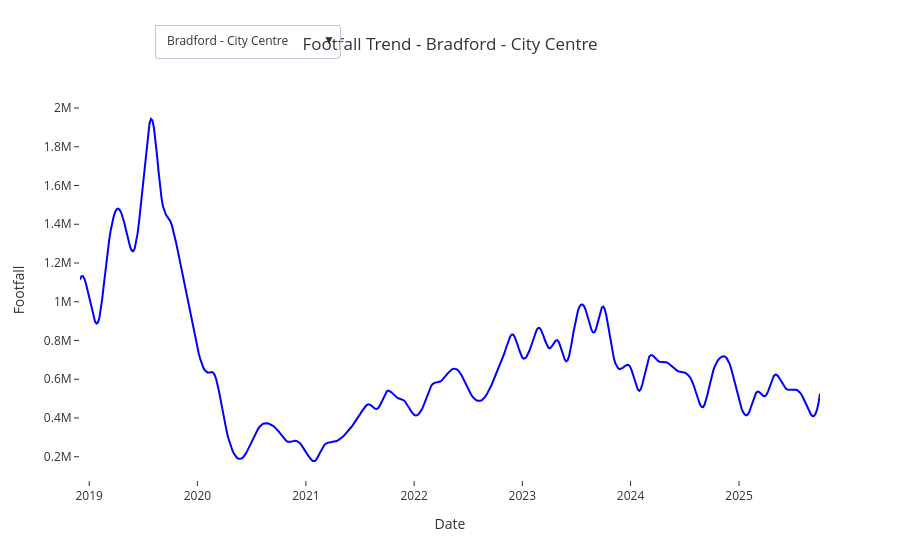

Notebook code for this chart:
### Markdown cell above
Smooth trend line

### Code cell
#Smooth Spline Curve
#Plot interactive line graph of footfall in Met Office Bradford wider region throughout time
import plotly.express as px
from scipy.interpolate import make_interp_spline
import plotly.graph_objects as go

#Isolate regions
regions = footfall['centre_name'].unique()

#Create initial figure
fig_BradFF = go.Figure()
buttons = []

#Loop through each region
for i, region in enumerate(regions):
    df_region = footfall[footfall['centre_name'] == region].sort_values('datestamp')

    #Data prep
    x = df_region['datestamp']
    y = df_region['estimated_actual_footfall_rolling']

    #Create smoothed line with interpolation
    x_numeric = np.arange(len(x))
    X_Y_Spline = make_interp_spline(x_numeric, y)
    X_ = np.linspace(x_numeric.min(), x_numeric.max(), 500)
    Y_ = X_Y_Spline(X_)

    #Convert the dates back to show timeframe
    x_seconds = np.array([dt.timestamp() for dt in x])
    X_dates_seconds = np.interp(X_, x_numeric, x_seconds)
    X_dates = pd.to_datetime(X_dates_seconds, unit='s')
    
    #Add traces for this variable
    fig_BradFF.add_trace(
        go.Scatter(
            x= X_dates,
            y= Y_,
            mode='lines',
            line= dict(color='blue', width=2, dash='solid'),
            name= region,
            visible= (i==0), #only first is visible initially
            hovertemplate= '📅 %{x|%Y-%m-%d}<br> 👣Footfall: %{y:.1f}')
        )

#Add buttons for dropdown menu
for i, region in enumerate(regions):
    visible_array = [False] * len(regions)
    visible_array[i] = True
    buttons.append(dict(
        label=region,
        method='update',
        args=[{'visible': visible_array},
            {'title': f'Footfall Trend - {region}'}]
    ))

#Add dropdown and choose layout
fig_BradFF.update_layout(
    updatemenus=[dict(
        active=0,
        buttons=buttons,
        x= 0.1,
        y=1.2,
        xanchor= 'left',
        yanchor= 'top'
    )],
    title= f'Footfall Trend - {regions[0]}',
    xaxis_title='Date',
    yaxis_title='Footfall',
    template= 'ggplot2',
    plot_bgcolor='rgba(0,0,0,0)',
    paper_bgcolor='rgba(0,0,0,0)',
)
    
fig_BradFF.show()

### Figure 1 — Plotly figure (JSON) as saved in the notebook; plotly's stock layout.template omitted (floating-point values rounded to 4 significant figures; data arrays with more than 128 entries replaced by an {"elided": "..."} marker saying what was removed)
{"data": [{"hovertemplate": "📅 %{x|%Y-%m-%d}<br> 👣Footfall: %{y:.1f}", "line": {"color": "blue", "dash": "solid", "width": 2}, "mode": "lines", "name": "Bradford - City Centre", "type": "scatter", "visible": true, "x": {"elided": "500 str values"}, "y": {"elided": "500 float values"}}, {"hovertemplate": "📅 %{x|%Y-%m-%d}<br> 👣Footfall: %{y:.1f}", "line": {"color": "blue", "dash": "solid", "width": 2}, "mode": "lines", "name": "Bradford - Penistone Hill", "type": "scatter", "visible": false, "x": {"elided": "500 str values"}, "y": {"elided": "500 float values"}}, {"hovertemplate": "📅 %{x|%Y-%m-%d}<br> 👣Footfall: %{y:.1f}", "line": {"color": "blue", "dash": "solid", "width": 2}, "mode": "lines", "name": "Cliffe Castle Park - BD20 6", "type": "scatter", "visible": false, "x": {"elided": "500 str values"}, "y": {"elided": "500 float values"}}, {"hovertemplate": "📅 %{x|%Y-%m-%d}<br> 👣Footfall: %{y:.1f}", "line": {"color": "blue", "dash": "solid", "width": 2}, "mode": "lines", "name": "Lister Park - BD9 4", "type": "scatter", "visible": false, "x": {"elided": "500 str values"}, "y": {"elided": "500 float values"}}, {"hovertemplate": "📅 %{x|%Y-%m-%d}<br> 👣Footfall: %{y:.1f}", "line": {"color": "blue", "dash": "solid", "width": 2}, "mode": "lines", "name": "Wibsey Park - BD6 3", "type": "scatter", "visible": false, "x": {"elided": "500 str values"}, "y": {"elided": "500 float values"}}, {"hovertemplate": "📅 %{x|%Y-%m-%d}<br> 👣Footfall: %{y:.1f}", "line": {"color": "blue", "dash": "solid", "width": 2}, "mode": "lines", "name": "Bradford BID", "type": "scatter", "visible": false, "x": {"elided": "500 str values"}, "y": {"elided": "500 float values"}}, {"hovertemplate": "📅 %{x|%Y-%m-%d}<br> 👣Footfall: %{y:.1f}", "line": {"color": "blue", "dash": "solid", "width": 2}, "mode": "lines", "name": "Bowling Park - BD4 7", "type": "scatter", "visible": false, "x": {"elided": "500 str values"}, "y": {"elided": "500 float values"}}], "layout": {"paper_bgcolor": "rgba(0,0,0,0)", "plot_bgcolor": "rgba(0,0,0,0)", "title": {"text": "Footfall Trend - Bradford - City Centre"}, "updatemenus": [{"active": 0, "buttons": [{"args": [{"visible": [true, false, false, false, false, false, false]}, {"title": "Footfall Trend - Bradford - City Centre"}], "label": "Bradford - City Centre", "method": "update"}, {"args": [{"visible": [false, true, false, false, false, false, false]}, {"title": "Footfall Trend - Bradford - Penistone Hill"}], "label": "Bradford - Penistone Hill", "method": "update"}, {"args": [{"visible": [false, false, true, false, false, false, false]}, {"title": "Footfall Trend - Cliffe Castle Park - BD20 6"}], "label": "Cliffe Castle Park - BD20 6", "method": "update"}, {"args": [{"visible": [false, false, false, true, false, false, false]}, {"title": "Footfall Trend - Lister Park - BD9 4"}], "label": "Lister Park - BD9 4", "method": "update"}, {"args": [{"visible": [false, false, false, false, true, false, false]}, {"title": "Footfall Trend - Wibsey Park - BD6 3"}], "label": "Wibsey Park - BD6 3", "method": "update"}, {"args": [{"visible": [false, false, false, false, false, true, false]}, {"title": "Footfall Trend - Bradford BID"}], "label": "Bradford BID", "method": "update"}, {"args": [{"visible": [false, false, false, false, false, false, true]}, {"title": "Footfall Trend - Bowling Park - BD4 7"}], "label": "Bowling Park - BD4 7", "method": "update"}], "x": 0.1, "xanchor": "left", "y": 1.2, "yanchor": "top"}], "xaxis": {"title": {"text": "Date"}}, "yaxis": {"title": {"text": "Footfall"}}}}
